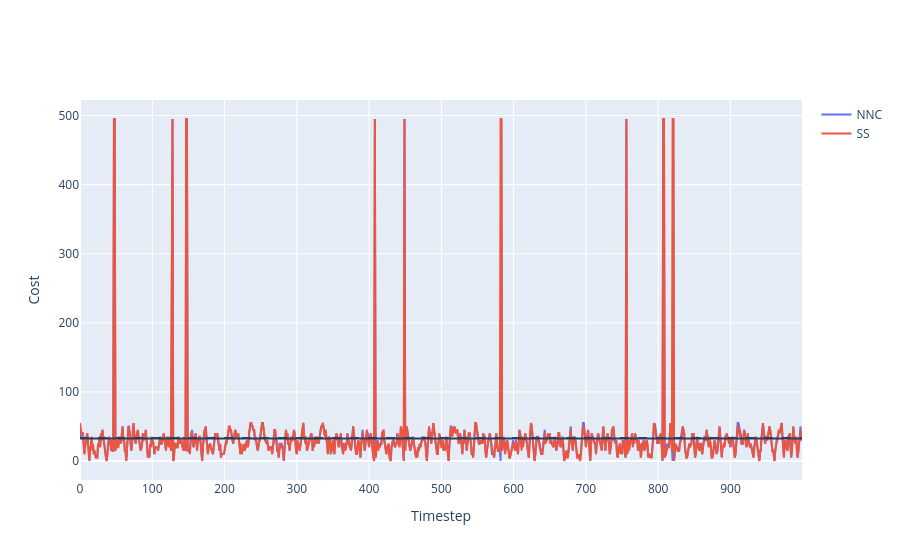

Here is the notebook cell this chart was saved with:
### Code cell
a = go.Scatter(y=[x.item() for x in nn_ci], name='NNC')
b = go.Scatter(y=[x.item() for x in ss_ci], name='SS')
fig = go.Figure([a,b])
fig.add_hline(nn_mean_cost.detach().item())
fig.add_hline(ss_mean_cost.detach().item(),line={'dash':'dash'})
fig.layout.xaxis.title = 'Timestep'
fig.layout.yaxis.title = 'Cost'
fig

### Figure 1 — Plotly figure (JSON) as saved in the notebook; plotly's stock layout.template omitted (floating-point values rounded to 4 significant figures; data arrays with more than 128 entries replaced by an {"elided": "..."} marker saying what was removed)
{"data": [{"name": "NNC", "type": "scatter", "y": {"elided": "1000 int values"}}, {"name": "SS", "type": "scatter", "y": {"elided": "1000 int values"}}], "layout": {"shapes": [{"type": "line", "x0": 0, "x1": 1, "xref": "x domain", "y0": 32.62, "y1": 32.62, "yref": "y"}, {"line": {"dash": "dash"}, "type": "line", "x0": 0, "x1": 1, "xref": "x domain", "y0": 33.17, "y1": 33.17, "yref": "y"}], "xaxis": {"title": {"text": "Timestep"}}, "yaxis": {"title": {"text": "Cost"}}}}
